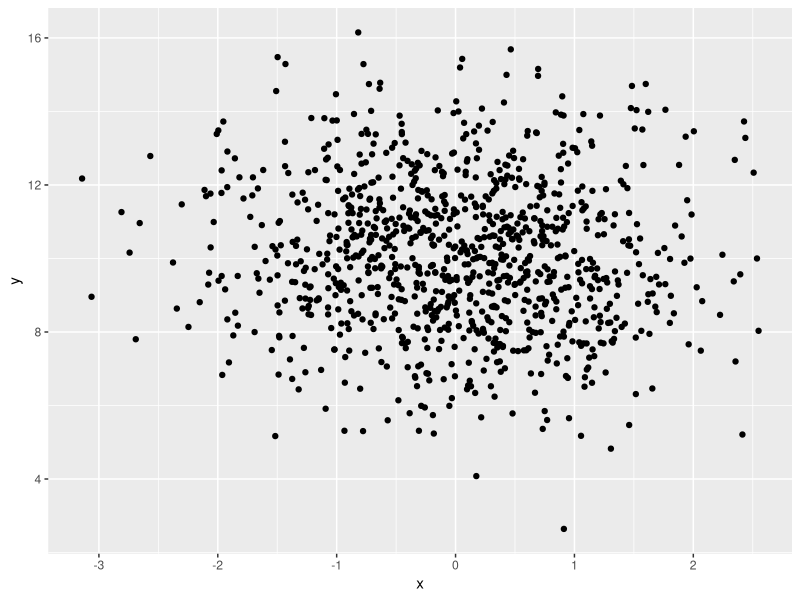

The R source for this figure:
library(ggplot2)

d <- data.frame(
  id = 1:1000, 
  x  = rnorm(1000, mean = 0, sd = 1), 
  y  = rnorm(1000, mean = 10, sd = 2),
  color = sample(c('red', 'blue'), size = 1000, replace = TRUE)
)

ggplot(data = d, aes(x=x, y=y)) + 
  geom_point()

mod <- lm(y ~ x, data = d)
